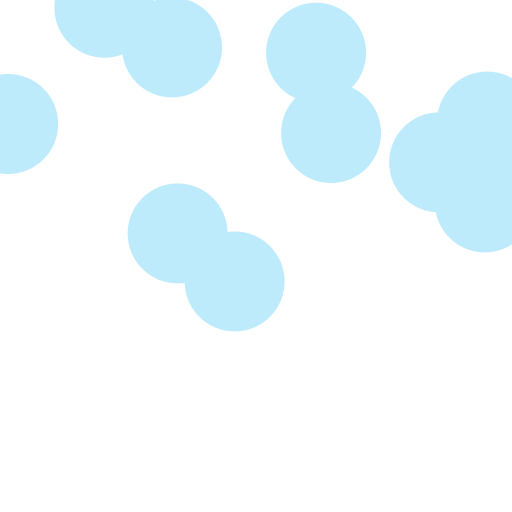
Frame 1 (no input)
Frame 60 (the mouse pressed at the canvas centre just before this capture): identical to frame 1, image omitted
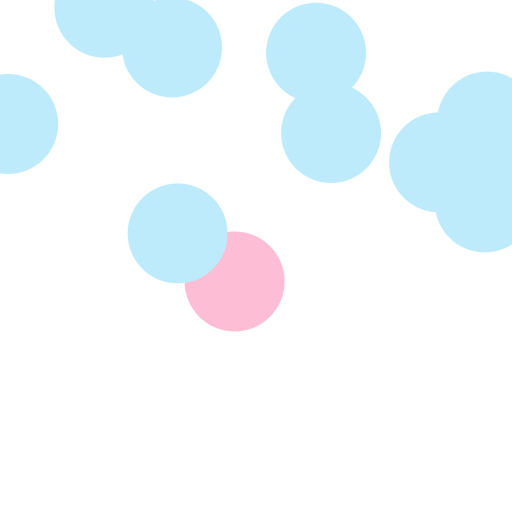
Frame 120 (the mouse held since frame 60 and released just before this capture)

The Processing sketch that drew these frames (run headless with seeded random() and noise(); from frame 60 on, the mouse is pressed at the canvas centre):

// Processing sketch: assignment06A
// ── assignment06A.pde
// Create an array of DragCircle objects
int numCircle = 10;
DragCircle drag[] = new DragCircle[numCircle];

void setup() {
  size(512, 512);
  
  // Create the DragCircle objects 
  for (int i = 0; i < numCircle; i++) {
    drag[i] = new DragCircle(random(width), random(height), 100);
  }
}

void draw() {
  background(255);
  
  for (int i = 0; i < numCircle; i++) {
    drag[i].display();
  }
}

// For every circle, check if we pressed it
void mousePressed() {
  for (int i = 0; i < numCircle; i++) {
    drag[i].attach();
  }
}

void mouseReleased() {
  for (int i = 0; i < numCircle; i++) {
    drag[i].detach();
  }
}

// ── DragCircle.pde
class DragCircle {
  float xpos, ypos;
  float xoff, yoff;
  float diam;
  boolean isAttached;

  DragCircle(float xinit, float yinit, float dinit) {
    xpos = xinit;
    ypos = yinit;
    diam = dinit;
    isAttached = false;
  }

  void display() {
    noStroke();
    fill(200);
    
    // If circle is pressed
    // circlepos = mousepos - offset
    if (isAttached) {
      fill(#FCBDD5);
      xpos = mouseX - xoff;
      ypos = mouseY - yoff;
    } 
    else {
      fill(#BDEBFC);
    }
    ellipse(xpos, ypos, diam, diam);
  }

  void attach() {
    // Did we press this circle?
    // Is the mousepointer within the radius?
    
    float dist = dist(mouseX, mouseY, xpos, ypos);
    if (dist <= diam/2) {
      isAttached = true;
      
      // Set the offset: Where did we press in the circle relative to its center?
      xoff = mouseX - xpos;
      yoff = mouseY - ypos;
    }
  }

  void detach() {
    isAttached = false;
  }
}
